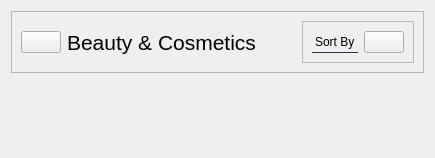
                      <widget class="QWidget" name="cosmeticsInvPage">
                       <layout class="QVBoxLayout" name="verticalLayout_46">
                        <item>
                         <widget class="QFrame" name="headerFrame_6">
                          <property name="styleSheet">
                           <string notr="true">QFrame{
	border-bottom: 1px solid rgb(131, 142, 162);
}
QLabel{
border: none
}</string>
                          </property>
                          <property name="frameShape">
                           <enum>QFrame::StyledPanel</enum>
                          </property>
                          <property name="frameShadow">
                           <enum>QFrame::Raised</enum>
                          </property>
                          <layout class="QHBoxLayout" name="horizontalLayout_43">
                           <item alignment="Qt::AlignLeft">
                            <widget class="QPushButton" name="backBtn">
                             <property name="text">
                              <string/>
                             </property>
                             <property name="icon">
                              <iconset resource="resources.qrc">
                               <normaloff>:/white /White Icons/arrow-left-circle.svg</normaloff>:/white /White Icons/arrow-left-circle.svg</iconset>
                             </property>
                             <property name="iconSize">
                              <size>
                               <width>30</width>
                               <height>30</height>
                              </size>
                             </property>
                            </widget>
                           </item>
                           <item>
                            <widget class="QLabel" name="label_70">
                             <property name="font">
                              <font>
                               <pointsize>16</pointsize>
                              </font>
                             </property>
                             <property name="text">
                              <string>Beauty &amp; Cosmetics</string>
                             </property>
                            </widget>
                           </item>
                           <item>
                            <spacer name="horizontalSpacer_2">
                             <property name="orientation">
                              <enum>Qt::Horizontal</enum>
                             </property>
                             <property name="sizeHint" stdset="0">
                              <size>
                               <width>40</width>
                               <height>20</height>
                              </size>
                             </property>
                            </spacer>
                           </item>
                           <item alignment="Qt::AlignRight">
                            <widget class="QFrame" name="frame_34">
                             <property name="styleSheet">
                              <string notr="true">border-bottom: 1px solid rgb(44, 49, 60)</string>
                             </property>
                             <property name="frameShape">
                              <enum>QFrame::StyledPanel</enum>
                             </property>
                             <property name="frameShadow">
                              <enum>QFrame::Raised</enum>
                             </property>
                             <layout class="QHBoxLayout" name="horizontalLayout_44">
                              <item>
                               <widget class="QLabel" name="label_71">
                                <property name="text">
                                 <string>Sort By</string>
                                </property>
                               </widget>
                              </item>
                              <item>
                               <widget class="QPushButton" name="sortBtn_3">
                                <property name="text">
                                 <string/>
                                </property>
                                <property name="icon">
                                 <iconset resource="resources.qrc">
                                  <normaloff>:/white /White Icons/sliders.svg</normaloff>:/white /White Icons/sliders.svg</iconset>
                                </property>
                                <property name="iconSize">
                                 <size>
                                  <width>24</width>
                                  <height>24</height>
                                 </size>
                                </property>
                               </widget>
                              </item>
                             </layout>
                            </widget>
                           </item>
                          </layout>
                         </widget>
                        </item>
                        <item>
                         <widget class="QScrollArea" name="scrollArea_4">
                          <property name="styleSheet">
                           <string notr="true">border:none;
color: rgb(44, 49, 60);</string>
                          </property>
                          <property name="widgetResizable">
                           <bool>true</bool>
                          </property>
                          <widget class="QWidget" name="cosmeticsScrollAreaWidgetContents">
                           <property name="geometry">
                            <rect>
                             <x>0</x>
                             <y>0</y>
                             <width>100</width>
                             <height>30</height>
                            </rect>
                           </property>
                          </widget>
                         </widget>
                        </item>
                       </layout>
                      </widget>
